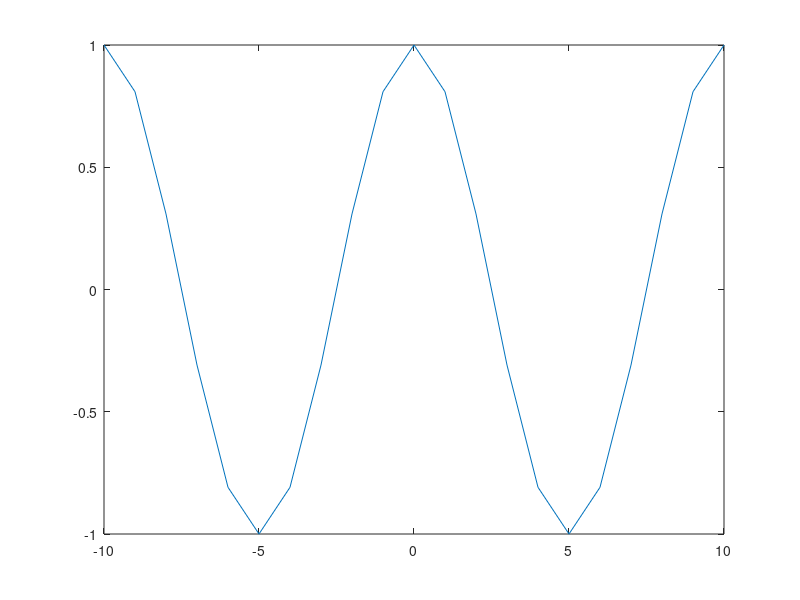
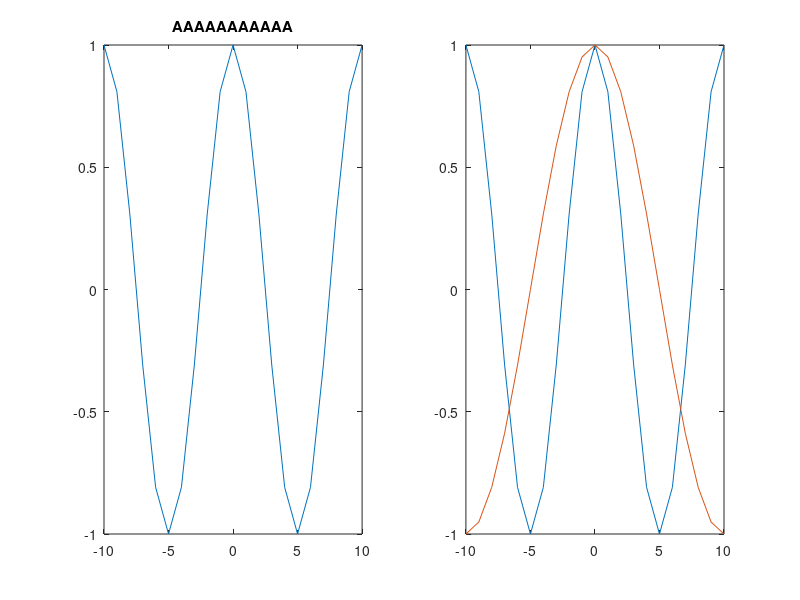

Here is the MATLAB script that generated these plots, in order:
% Fazendo grafico de uma variavel
x=[-10:10]; yreta=x; yparab=x.^2;
x2=[-20:10:20]; yreta2=x2; yparab2=x2.^2;
cos1=cos((pi/5).*x); cos2=cos((pi/10).*x);cos3=cos((pi/10).*x2);
x3=[-10:0.25:10];cos3=cos((pi/5).*x3);
x4=[-10:2:10];cos4=cos((pi/5).*x4);

%Plotando grafico
plot(x,yreta,'-og')
figure(2),plot(x,yreta,'k') %Mudando onde guarda o grafico default=figure(1)
                            % k muda a cor da linha
plot(x,yreta,'ko') %ko bota um grafico de boinhas com cor preta
plot(x,yreta,'ko-') %- acrescenta um traco ao grafico
plot(x,yreta,'.-r') %.-r coloca os pontos de x com tracos vermelho

%'Criando' cor com a escala RGB.
plot(x,yreta,'.-r','Color',[0 0.7 0])
plot(x,yreta,'.-r','Color',[1 1 0])
plot(x,yreta,'.-r','Color',[0 0.4470 0.7410])
plot(x,yreta,'.-r','Color',[255, 153, 51]/255)
grid

%Colocando dois grafico.

plot(x,cos1,x,cos2)
% % Outra forma
plot(x,cos1,'.-b'); hold
plot(x,cos2,'r')
% %Em  dois figures diferentes
figure(1),plot(x,cos1)
figure(2),plot(x,cos2)
% % Dois no mesmo figure
subplot(2,1,1); %reserva espaco 2x1 para grafico e coloca o primeiro na pos 1
plot(x,cos1)
title('AAAAAAAAAAA')
subplot(2,1,2); %reserva espaco 2x1 para grafico e coloca o primeiro na pos 2
plot(x,cos2,'Color',[1 0 0])
title('BBBBBBBBBBBB')
% % Outra forma
subplot(1,2,1); %reserva espaco 1x2 para grafico e coloca o primeiro na pos 1
plot(x,cos1)
title('AAAAAAAAAAA')
subplot(1,2,2); %reserva espaco 1x2 para grafico e coloca o primeiro na pos 2
plot(x,cos2,'Color',[1 0 0])
title('BBBBBBBBBBBB')

%Outros graficos.
plot(x4,cos4,x3,cos3)
legend({'Grafico com menos pontos','Grafico com mais pontos'},'Location','southwest')
% % Outra forma
plot(x,cos1); hold
plot(x,cos2)
